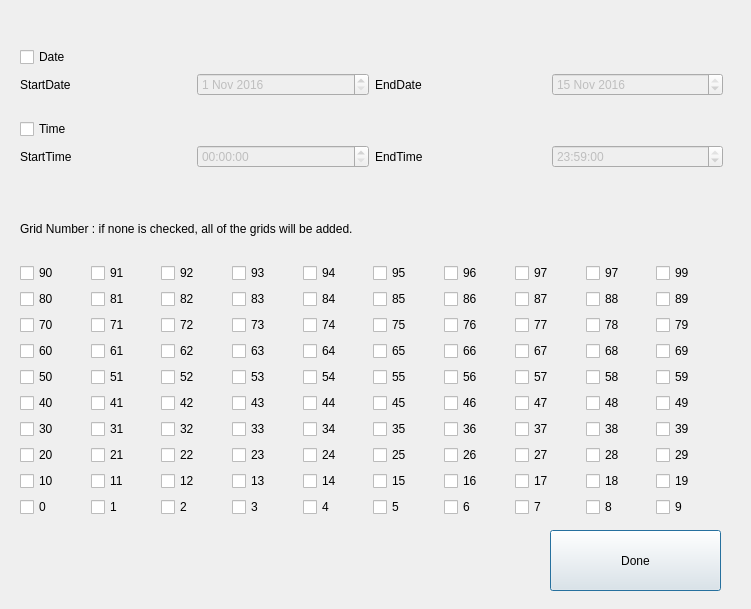
<?xml version="1.0" encoding="UTF-8"?>
<ui version="4.0">
 <class>Dialog</class>
 <widget class="QDialog" name="Dialog">
  <property name="geometry">
   <rect>
    <x>0</x>
    <y>0</y>
    <width>751</width>
    <height>609</height>
   </rect>
  </property>
  <property name="windowTitle">
   <string>Dialog</string>
  </property>
  <widget class="QWidget" name="verticalLayoutWidget_2">
   <property name="geometry">
    <rect>
     <x>20</x>
     <y>30</y>
     <width>703</width>
     <height>156</height>
    </rect>
   </property>
   <layout class="QVBoxLayout" name="verticalLayout_6">
    <item>
     <layout class="QVBoxLayout" name="verticalLayout_4">
      <item>
       <widget class="QCheckBox" name="date">
        <property name="text">
         <string>Date</string>
        </property>
       </widget>
      </item>
      <item>
       <layout class="QHBoxLayout" name="horizontalLayout_6">
        <item>
         <widget class="QLabel" name="label">
          <property name="text">
           <string>StartDate</string>
          </property>
         </widget>
        </item>
        <item>
         <widget class="QDateEdit" name="startDate">
          <property name="enabled">
           <bool>false</bool>
          </property>
          <property name="dateTime">
           <datetime>
            <hour>0</hour>
            <minute>0</minute>
            <second>0</second>
            <year>2016</year>
            <month>11</month>
            <day>1</day>
           </datetime>
          </property>
          <property name="maximumDateTime">
           <datetime>
            <hour>23</hour>
            <minute>59</minute>
            <second>59</second>
            <year>2016</year>
            <month>11</month>
            <day>15</day>
           </datetime>
          </property>
          <property name="minimumDateTime">
           <datetime>
            <hour>0</hour>
            <minute>0</minute>
            <second>0</second>
            <year>2016</year>
            <month>11</month>
            <day>1</day>
           </datetime>
          </property>
          <property name="date">
           <date>
            <year>2016</year>
            <month>11</month>
            <day>1</day>
           </date>
          </property>
         </widget>
        </item>
        <item>
         <widget class="QLabel" name="label_2">
          <property name="text">
           <string>EndDate</string>
          </property>
         </widget>
        </item>
        <item>
         <widget class="QDateEdit" name="endDate">
          <property name="enabled">
           <bool>false</bool>
          </property>
          <property name="dateTime">
           <datetime>
            <hour>0</hour>
            <minute>0</minute>
            <second>0</second>
            <year>2016</year>
            <month>11</month>
            <day>15</day>
           </datetime>
          </property>
          <property name="maximumDateTime">
           <datetime>
            <hour>23</hour>
            <minute>59</minute>
            <second>59</second>
            <year>2016</year>
            <month>11</month>
            <day>15</day>
           </datetime>
          </property>
          <property name="minimumDateTime">
           <datetime>
            <hour>0</hour>
            <minute>0</minute>
            <second>0</second>
            <year>2016</year>
            <month>11</month>
            <day>1</day>
           </datetime>
          </property>
          <property name="date">
           <date>
            <year>2016</year>
            <month>11</month>
            <day>15</day>
           </date>
          </property>
         </widget>
        </item>
       </layout>
      </item>
     </layout>
    </item>
    <item>
     <layout class="QHBoxLayout" name="horizontalLayout_7">
      <item>
       <layout class="QVBoxLayout" name="verticalLayout_5">
        <item>
         <widget class="QCheckBox" name="time">
          <property name="text">
           <string>Time</string>
          </property>
         </widget>
        </item>
        <item>
         <layout class="QHBoxLayout" name="horizontalLayout_8">
          <item>
           <widget class="QLabel" name="label_3">
            <property name="text">
             <string>StartTime</string>
            </property>
           </widget>
          </item>
          <item>
           <widget class="QTimeEdit" name="startTime">
            <property name="enabled">
             <bool>false</bool>
            </property>
           </widget>
          </item>
          <item>
           <widget class="QLabel" name="label_4">
            <property name="text">
             <string>EndTime</string>
            </property>
           </widget>
          </item>
          <item>
           <widget class="QTimeEdit" name="endTime">
            <property name="enabled">
             <bool>false</bool>
            </property>
            <property name="time">
             <time>
              <hour>23</hour>
              <minute>59</minute>
              <second>0</second>
             </time>
            </property>
           </widget>
          </item>
         </layout>
        </item>
       </layout>
      </item>
     </layout>
    </item>
   </layout>
  </widget>
  <widget class="QPushButton" name="done">
   <property name="geometry">
    <rect>
     <x>550</x>
     <y>530</y>
     <width>171</width>
     <height>61</height>
    </rect>
   </property>
   <property name="text">
    <string>Done</string>
   </property>
  </widget>
  <widget class="QWidget" name="verticalLayoutWidget">
   <property name="geometry">
    <rect>
     <x>20</x>
     <y>200</y>
     <width>701</width>
     <height>317</height>
    </rect>
   </property>
   <layout class="QVBoxLayout" name="verticalLayout">
    <item>
     <widget class="QLabel" name="label_5">
      <property name="text">
       <string>Grid Number : if none is checked, all of the grids will be added.</string>
      </property>
     </widget>
    </item>
    <item>
     <layout class="QHBoxLayout" name="horizontalLayout_13">
      <item>
       <widget class="QCheckBox" name="checkBox_91">
        <property name="text">
         <string>90</string>
        </property>
       </widget>
      </item>
      <item>
       <widget class="QCheckBox" name="checkBox_92">
        <property name="text">
         <string>91</string>
        </property>
       </widget>
      </item>
      <item>
       <widget class="QCheckBox" name="checkBox_93">
        <property name="text">
         <string>92</string>
        </property>
       </widget>
      </item>
      <item>
       <widget class="QCheckBox" name="checkBox_94">
        <property name="text">
         <string>93</string>
        </property>
       </widget>
      </item>
      <item>
       <widget class="QCheckBox" name="checkBox_95">
        <property name="text">
         <string>94</string>
        </property>
       </widget>
      </item>
      <item>
       <widget class="QCheckBox" name="checkBox_96">
        <property name="text">
         <string>95</string>
        </property>
       </widget>
      </item>
      <item>
       <widget class="QCheckBox" name="checkBox_97">
        <property name="text">
         <string>96</string>
        </property>
       </widget>
      </item>
      <item>
       <widget class="QCheckBox" name="checkBox_98">
        <property name="text">
         <string>97</string>
        </property>
       </widget>
      </item>
      <item>
       <widget class="QCheckBox" name="checkBox_99">
        <property name="text">
         <string>97</string>
        </property>
       </widget>
      </item>
      <item>
       <widget class="QCheckBox" name="checkBox_100">
        <property name="enabled">
         <bool>true</bool>
        </property>
        <property name="text">
         <string>99</string>
        </property>
       </widget>
      </item>
     </layout>
    </item>
    <item>
     <layout class="QHBoxLayout" name="horizontalLayout">
      <item>
       <widget class="QCheckBox" name="checkBox_2">
        <property name="text">
         <string>80</string>
        </property>
       </widget>
      </item>
      <item>
       <widget class="QCheckBox" name="checkBox_4">
        <property name="text">
         <string>81</string>
        </property>
       </widget>
      </item>
      <item>
       <widget class="QCheckBox" name="checkBox_3">
        <property name="text">
         <string>82</string>
        </property>
       </widget>
      </item>
      <item>
       <widget class="QCheckBox" name="checkBox_8">
        <property name="text">
         <string>83</string>
        </property>
       </widget>
      </item>
      <item>
       <widget class="QCheckBox" name="checkBox_9">
        <property name="text">
         <string>84</string>
        </property>
       </widget>
      </item>
      <item>
       <widget class="QCheckBox" name="checkBox_7">
        <property name="text">
         <string>85</string>
        </property>
       </widget>
      </item>
      <item>
       <widget class="QCheckBox" name="checkBox_90">
        <property name="text">
         <string>86</string>
        </property>
       </widget>
      </item>
      <item>
       <widget class="QCheckBox" name="checkBox_6">
        <property name="text">
         <string>87</string>
        </property>
       </widget>
      </item>
      <item>
       <widget class="QCheckBox" name="checkBox_5">
        <property name="text">
         <string>88</string>
        </property>
       </widget>
      </item>
      <item>
       <widget class="QCheckBox" name="checkBox">
        <property name="text">
         <string>89</string>
        </property>
       </widget>
      </item>
     </layout>
    </item>
    <item>
     <layout class="QHBoxLayout" name="horizontalLayout_5">
      <item>
       <widget class="QCheckBox" name="checkBox_37">
        <property name="text">
         <string>70</string>
        </property>
       </widget>
      </item>
      <item>
       <widget class="QCheckBox" name="checkBox_89">
        <property name="text">
         <string>71</string>
        </property>
       </widget>
      </item>
      <item>
       <widget class="QCheckBox" name="checkBox_38">
        <property name="text">
         <string>72</string>
        </property>
       </widget>
      </item>
      <item>
       <widget class="QCheckBox" name="checkBox_39">
        <property name="text">
         <string>73</string>
        </property>
       </widget>
      </item>
      <item>
       <widget class="QCheckBox" name="checkBox_40">
        <property name="text">
         <string>74</string>
        </property>
       </widget>
      </item>
      <item>
       <widget class="QCheckBox" name="checkBox_41">
        <property name="text">
         <string>75</string>
        </property>
       </widget>
      </item>
      <item>
       <widget class="QCheckBox" name="checkBox_42">
        <property name="text">
         <string>76</string>
        </property>
       </widget>
      </item>
      <item>
       <widget class="QCheckBox" name="checkBox_43">
        <property name="text">
         <string>77</string>
        </property>
       </widget>
      </item>
      <item>
       <widget class="QCheckBox" name="checkBox_44">
        <property name="text">
         <string>78</string>
        </property>
       </widget>
      </item>
      <item>
       <widget class="QCheckBox" name="checkBox_45">
        <property name="text">
         <string>79</string>
        </property>
       </widget>
      </item>
     </layout>
    </item>
    <item>
     <layout class="QHBoxLayout" name="horizontalLayout_3">
      <item>
       <widget class="QCheckBox" name="checkBox_27">
        <property name="text">
         <string>60</string>
        </property>
       </widget>
      </item>
      <item>
       <widget class="QCheckBox" name="checkBox_88">
        <property name="text">
         <string>61</string>
        </property>
       </widget>
      </item>
      <item>
       <widget class="QCheckBox" name="checkBox_19">
        <property name="text">
         <string>62</string>
        </property>
       </widget>
      </item>
      <item>
       <widget class="QCheckBox" name="checkBox_20">
        <property name="text">
         <string>63</string>
        </property>
       </widget>
      </item>
      <item>
       <widget class="QCheckBox" name="checkBox_21">
        <property name="text">
         <string>64</string>
        </property>
       </widget>
      </item>
      <item>
       <widget class="QCheckBox" name="checkBox_22">
        <property name="text">
         <string>65</string>
        </property>
       </widget>
      </item>
      <item>
       <widget class="QCheckBox" name="checkBox_23">
        <property name="text">
         <string>66</string>
        </property>
       </widget>
      </item>
      <item>
       <widget class="QCheckBox" name="checkBox_24">
        <property name="text">
         <string>67</string>
        </property>
       </widget>
      </item>
      <item>
       <widget class="QCheckBox" name="checkBox_25">
        <property name="text">
         <string>68</string>
        </property>
       </widget>
      </item>
      <item>
       <widget class="QCheckBox" name="checkBox_26">
        <property name="text">
         <string>69</string>
        </property>
       </widget>
      </item>
     </layout>
    </item>
    <item>
     <layout class="QHBoxLayout" name="horizontalLayout_4">
      <item>
       <widget class="QCheckBox" name="checkBox_36">
        <property name="text">
         <string>50</string>
        </property>
       </widget>
      </item>
      <item>
       <widget class="QCheckBox" name="checkBox_87">
        <property name="text">
         <string>51</string>
        </property>
       </widget>
      </item>
      <item>
       <widget class="QCheckBox" name="checkBox_28">
        <property name="text">
         <string>52</string>
        </property>
       </widget>
      </item>
      <item>
       <widget class="QCheckBox" name="checkBox_29">
        <property name="text">
         <string>53</string>
        </property>
       </widget>
      </item>
      <item>
       <widget class="QCheckBox" name="checkBox_30">
        <property name="text">
         <string>54</string>
        </property>
       </widget>
      </item>
      <item>
       <widget class="QCheckBox" name="checkBox_31">
        <property name="text">
         <string>55</string>
        </property>
       </widget>
      </item>
      <item>
       <widget class="QCheckBox" name="checkBox_32">
        <property name="text">
         <string>56</string>
        </property>
       </widget>
      </item>
      <item>
       <widget class="QCheckBox" name="checkBox_33">
        <property name="text">
         <string>57</string>
        </property>
       </widget>
      </item>
      <item>
       <widget class="QCheckBox" name="checkBox_34">
        <property name="text">
         <string>58</string>
        </property>
       </widget>
      </item>
      <item>
       <widget class="QCheckBox" name="checkBox_35">
        <property name="text">
         <string>59</string>
        </property>
       </widget>
      </item>
     </layout>
    </item>
    <item>
     <layout class="QHBoxLayout" name="horizontalLayout_9">
      <item>
       <widget class="QCheckBox" name="checkBox_86">
        <property name="text">
         <string>40</string>
        </property>
       </widget>
      </item>
      <item>
       <widget class="QCheckBox" name="checkBox_46">
        <property name="text">
         <string>41</string>
        </property>
       </widget>
      </item>
      <item>
       <widget class="QCheckBox" name="checkBox_47">
        <property name="text">
         <string>42</string>
        </property>
       </widget>
      </item>
      <item>
       <widget class="QCheckBox" name="checkBox_48">
        <property name="text">
         <string>43</string>
        </property>
       </widget>
      </item>
      <item>
       <widget class="QCheckBox" name="checkBox_49">
        <property name="text">
         <string>44</string>
        </property>
       </widget>
      </item>
      <item>
       <widget class="QCheckBox" name="checkBox_50">
        <property name="text">
         <string>45</string>
        </property>
       </widget>
      </item>
      <item>
       <widget class="QCheckBox" name="checkBox_51">
        <property name="text">
         <string>46</string>
        </property>
       </widget>
      </item>
      <item>
       <widget class="QCheckBox" name="checkBox_52">
        <property name="text">
         <string>47</string>
        </property>
       </widget>
      </item>
      <item>
       <widget class="QCheckBox" name="checkBox_53">
        <property name="text">
         <string>48</string>
        </property>
       </widget>
      </item>
      <item>
       <widget class="QCheckBox" name="checkBox_54">
        <property name="text">
         <string>49</string>
        </property>
       </widget>
      </item>
     </layout>
    </item>
    <item>
     <layout class="QHBoxLayout" name="horizontalLayout_11">
      <item>
       <widget class="QCheckBox" name="checkBox_64">
        <property name="text">
         <string>30</string>
        </property>
       </widget>
      </item>
      <item>
       <widget class="QCheckBox" name="checkBox_65">
        <property name="text">
         <string>31</string>
        </property>
       </widget>
      </item>
      <item>
       <widget class="QCheckBox" name="checkBox_66">
        <property name="text">
         <string>32</string>
        </property>
       </widget>
      </item>
      <item>
       <widget class="QCheckBox" name="checkBox_67">
        <property name="text">
         <string>33</string>
        </property>
       </widget>
      </item>
      <item>
       <widget class="QCheckBox" name="checkBox_84">
        <property name="text">
         <string>34</string>
        </property>
       </widget>
      </item>
      <item>
       <widget class="QCheckBox" name="checkBox_68">
        <property name="text">
         <string>35</string>
        </property>
       </widget>
      </item>
      <item>
       <widget class="QCheckBox" name="checkBox_69">
        <property name="text">
         <string>36</string>
        </property>
       </widget>
      </item>
      <item>
       <widget class="QCheckBox" name="checkBox_70">
        <property name="text">
         <string>37</string>
        </property>
       </widget>
      </item>
      <item>
       <widget class="QCheckBox" name="checkBox_71">
        <property name="text">
         <string>38</string>
        </property>
       </widget>
      </item>
      <item>
       <widget class="QCheckBox" name="checkBox_72">
        <property name="text">
         <string>39</string>
        </property>
       </widget>
      </item>
     </layout>
    </item>
    <item>
     <layout class="QHBoxLayout" name="horizontalLayout_10">
      <item>
       <widget class="QCheckBox" name="checkBox_55">
        <property name="text">
         <string>20</string>
        </property>
       </widget>
      </item>
      <item>
       <widget class="QCheckBox" name="checkBox_56">
        <property name="text">
         <string>21</string>
        </property>
       </widget>
      </item>
      <item>
       <widget class="QCheckBox" name="checkBox_57">
        <property name="text">
         <string>22</string>
        </property>
       </widget>
      </item>
      <item>
       <widget class="QCheckBox" name="checkBox_58">
        <property name="text">
         <string>23</string>
        </property>
       </widget>
      </item>
      <item>
       <widget class="QCheckBox" name="checkBox_59">
        <property name="text">
         <string>24</string>
        </property>
       </widget>
      </item>
      <item>
       <widget class="QCheckBox" name="checkBox_85">
        <property name="text">
         <string>25</string>
        </property>
       </widget>
      </item>
      <item>
       <widget class="QCheckBox" name="checkBox_60">
        <property name="text">
         <string>26</string>
        </property>
       </widget>
      </item>
      <item>
       <widget class="QCheckBox" name="checkBox_61">
        <property name="text">
         <string>27</string>
        </property>
       </widget>
      </item>
      <item>
       <widget class="QCheckBox" name="checkBox_62">
        <property name="text">
         <string>28</string>
        </property>
       </widget>
      </item>
      <item>
       <widget class="QCheckBox" name="checkBox_63">
        <property name="text">
         <string>29</string>
        </property>
       </widget>
      </item>
     </layout>
    </item>
    <item>
     <layout class="QHBoxLayout" name="horizontalLayout_12">
      <item>
       <widget class="QCheckBox" name="checkBox_73">
        <property name="text">
         <string>10</string>
        </property>
       </widget>
      </item>
      <item>
       <widget class="QCheckBox" name="checkBox_74">
        <property name="text">
         <string>11</string>
        </property>
       </widget>
      </item>
      <item>
       <widget class="QCheckBox" name="checkBox_75">
        <property name="text">
         <string>12</string>
        </property>
       </widget>
      </item>
      <item>
       <widget class="QCheckBox" name="checkBox_76">
        <property name="text">
         <string>13</string>
        </property>
       </widget>
      </item>
      <item>
       <widget class="QCheckBox" name="checkBox_77">
        <property name="text">
         <string>14</string>
        </property>
       </widget>
      </item>
      <item>
       <widget class="QCheckBox" name="checkBox_78">
        <property name="text">
         <string>15</string>
        </property>
       </widget>
      </item>
      <item>
       <widget class="QCheckBox" name="checkBox_79">
        <property name="text">
         <string>16</string>
        </property>
       </widget>
      </item>
      <item>
       <widget class="QCheckBox" name="checkBox_80">
        <property name="text">
         <string>17</string>
        </property>
       </widget>
      </item>
      <item>
       <widget class="QCheckBox" name="checkBox_81">
        <property name="text">
         <string>18</string>
        </property>
       </widget>
      </item>
      <item>
       <widget class="QCheckBox" name="checkBox_83">
        <property name="text">
         <string>19</string>
        </property>
       </widget>
      </item>
     </layout>
    </item>
    <item>
     <layout class="QHBoxLayout" name="horizontalLayout_2">
      <item>
       <widget class="QCheckBox" name="checkBox_11">
        <property name="text">
         <string>0</string>
        </property>
       </widget>
      </item>
      <item>
       <widget class="QCheckBox" name="checkBox_10">
        <property name="text">
         <string>1</string>
        </property>
       </widget>
      </item>
      <item>
       <widget class="QCheckBox" name="checkBox_12">
        <property name="text">
         <string>2</string>
        </property>
       </widget>
      </item>
      <item>
       <widget class="QCheckBox" name="checkBox_13">
        <property name="text">
         <string>3</string>
        </property>
       </widget>
      </item>
      <item>
       <widget class="QCheckBox" name="checkBox_14">
        <property name="text">
         <string>4</string>
        </property>
       </widget>
      </item>
      <item>
       <widget class="QCheckBox" name="checkBox_15">
        <property name="text">
         <string>5</string>
        </property>
       </widget>
      </item>
      <item>
       <widget class="QCheckBox" name="checkBox_16">
        <property name="text">
         <string>6</string>
        </property>
       </widget>
      </item>
      <item>
       <widget class="QCheckBox" name="checkBox_17">
        <property name="text">
         <string>7</string>
        </property>
       </widget>
      </item>
      <item>
       <widget class="QCheckBox" name="checkBox_18">
        <property name="text">
         <string>8</string>
        </property>
       </widget>
      </item>
      <item>
       <widget class="QCheckBox" name="checkBox_82">
        <property name="text">
         <string>9</string>
        </property>
       </widget>
      </item>
     </layout>
    </item>
   </layout>
  </widget>
 </widget>
 <resources/>
 <connections/>
</ui>
